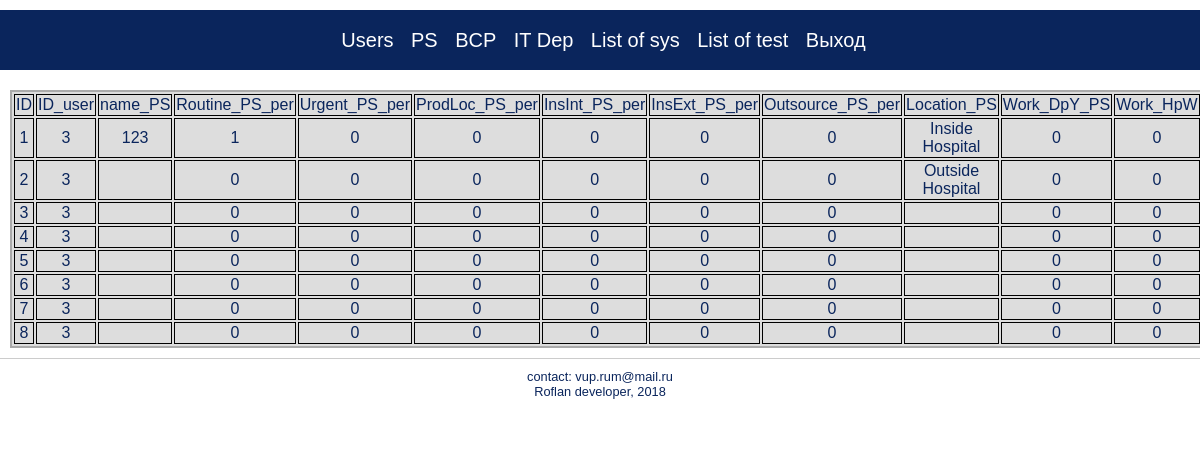
Page /admin.php?level=1 (signed in) on the committed database.
### tables this page shows
CREATE TABLE `PS` (
  `ID_PS` int(11) NOT NULL,
  `ID_user` int(11) NOT NULL,
  `name_PS` text NOT NULL,
  `Routine_PS_per` int(11) NOT NULL,
  `Urgent_PS_per` int(11) NOT NULL,
  `ProdLoc_PS_per` int(11) NOT NULL,
  `InsInt_PS_per` int(11) NOT NULL,
  `InsExt_PS_per` int(11) NOT NULL,
  `Outsource_PS_per` int(11) NOT NULL,
  `Location_PS` varchar(20) NOT NULL,
  `Work_DpY_PS` int(11) NOT NULL,
  `Work_HpW` int(11) NOT NULL,
  `Num_req_av_PS` int(11) NOT NULL,
  `Num_tes_av_PS` int(11) NOT NULL,
  `Num_primetubes_av_PS` int(11) NOT NULL,
  `Space_PS` int(11) NOT NULL,
  `Automation_PS` varchar(6) NOT NULL,
  `tt_num_tech_p_shift_max_PS` int(11) NOT NULL,
  `tt_tech_work_hour_per_week_PS` int(11) NOT NULL,
  `tt_num_val_bios_max_per_shift_PS` int(11) NOT NULL,
  `tt_val_bios_work_hour_per_week_PS` int(11) NOT NULL,
  `tech_valid_result_PS` varchar(15) NOT NULL,
  `sup_chemistry_PS` text NOT NULL,
  `sup_spec_chemistry_PS` text NOT NULL,
  `sup_immuno_PS` text NOT NULL,
  `sup_spec_immuno_PS` text NOT NULL,
  `sup_hema_PS` text NOT NULL,
  `sup_coag_PS` text NOT NULL,
  `sup_serology_PS` text NOT NULL,
  `cpr_chemistry_PS` varchar(20) NOT NULL,
  `cpr_spec_chemistry_PS` varchar(20) NOT NULL,
  `cpr_immuno_PS` varchar(20) NOT NULL,
  `cpr_spec_immuno_PS` varchar(20) NOT NULL,
  `cpr_hema_PS` varchar(20) NOT NULL,
  `cpr_coag_PS` varchar(20) NOT NULL,
  `cpr_serology_PS` varchar(20) NOT NULL,
  `an_name_chemistry_PS` text NOT NULL,
  `an_name_spec_chemistry_PS` text NOT NULL,
  `an_name_immuno_PS` text NOT NULL,
  `an_name_spec_immuno_PS` text NOT NULL,
  `an_name_hema_PS` text NOT NULL,
  `an_name_coag_PS` text NOT NULL,
  `an_name_serology_PS` text NOT NULL,
  `an_num_chemistry_PS` int(11) NOT NULL,
  `an_num_spec_chemistry_PS` int(11) NOT NULL,
  `an_num_immuno_PS` int(11) NOT NULL,
  `an_num_spec_immuno_PS` int(11) NOT NULL,
  `an_num_hema_PS` int(11) NOT NULL,
  `an_num_coag_PS` int(11) NOT NULL,
  `an_num_serology_PS` int(11) NOT NULL,
  `osd_name_microbiology_PS` text NOT NULL,
  `osd_name_molecul_meth_PS` text NOT NULL,
  `osd_name_hist_cit_PS` text NOT NULL,
  `osd_name_other_PS` text NOT NULL,
  `osd_num_microbiology_PS` int(11) NOT NULL,
  `osd_num_mol_meth_PS` int(11) NOT NULL,
  `osd_num_hist_cit_PS` int(11) NOT NULL,
  `osd_num_other_PS` int(11) NOT NULL,
  `ss_hospitals_PS` varchar(3) NOT NULL,
  `ss_private_clinics_PS` varchar(3) NOT NULL,
  `ss_spec_off_PS` varchar(3) NOT NULL,
  `ss_home_visits_PS` varchar(3) NOT NULL,
  `ss_pharm_PS` varchar(3) NOT NULL,
  `ss_ext_nur_PS` varchar(3) NOT NULL,
  `ss_other_PS` text NOT NULL
);

### admin.php (the view, shortened to what this page needs)
<!DOCTYPE html>
<html>
    <head>
        <link href="a_style.css" rel="stylesheet">
    </head>
    <body>
		<?php require_once 'connect.php';
		mysqli_query($link, "SET NAMES utf8");
		mysqli_query($link, "SET CHARACTER utf8");
		mysqli_query($link, "SET character_set_client = utf8");
		mysqli_query($link, "SET character_set_connection = utf8");
		mysqli_query($link, "SET character_set_results = utf8");
			?>
        <div id="header">
			<nav>
			    <ul>
			        <li><a href="admin.php?level=0">Users</a></li>
                    <li><a href="admin.php?level=1">PS</a></li>
                    <li><a href="admin.php?level=2">BCP</a></li>
                    <li><a href="admin.php?level=3">IT Dep</a></li>
					<li><a href="admin.php?level=4">List of sys</a></li>
                    <li><a href="admin.php?level=5">List of test</a></li>
                    <li><a href="logout.php" >Выход</a></li>
			    </ul>
			</nav>
        </div>
        <div class="wrapper">
            <div id="article">
                <?php
				if ($_GET['level']==1)
				{
						$query ="SELECT `COLUMN_NAME` FROM `INFORMATION_SCHEMA`.`COLUMNS` WHERE `TABLE_NAME`='PS';";
						$result = mysqli_query($link, $query) or die("Ошибка " . mysqli_error($link));
						$PS_find ="SELECT * FROM `PS`";
						$result1 = mysqli_query($link, $PS_find) or die("Ошибка " . mysqli_error($link));
						if($result)
						{
							$rows = mysqli_num_rows($result);
							$rows1 = mysqli_num_rows($result1);
							echo "<table><tbody>";
							echo "<tr><td>ID</td>";
							for ($i = 0 ; $i < $rows-1; $i++)
							{
								$row = mysqli_fetch_row($result);
								echo "<td>$row[0]</td>";
							}
							echo "</tr>";
							for ($i = 0 ; $i < $rows1 ; ++$i)
							{
								$row1 = mysqli_fetch_row($result1);
								echo "<tr>";
									for ($j = 0 ; $j < $rows; ++$j) echo  "<td>$row1[$j]</td>";
								echo "</tr>";
							}
							echo "</tbody></table>";
						}
				}
				?>
			</div>
		</div>
        <div id="footer">
            <p>contact: vup.rum@mail.ru</p>
            <p>Roflan developer, 2018</p>
        </div>
    </body>
</html>

### a_style.css (style rules this page uses)
* { box-sizing: border-box; }
html, body, div, span, h1, h2, h3, h4, h5, h6, p, a, ul, li { margin: 0; padding: 0; border: 0; font-size: 100%; vertical-align: baseline; }
body { font-family: Arial, Verdana, sans-serif; background-color: #FFF; color: #0a255c; }
table { background-color: #aaa; }
tbody { background-color: #ddd; height: auto; overflow: auto; width: 1200px; }
td { padding: auto; width:auto; border: 1px solid black; }
thead > tr, tbody { display:block; }
#header { background-color: #0a255c; }
#article { padding: 10px; text-align: center; min-height:170px; }
#article table { text-align: center; margin: 0 auto; }
#footer { border-top: 1px solid #ccc; font-size: .8em; text-align: center; padding: 10px 10px 30px 10px; }
#footer p { max-width: 1200px; margin: 0 auto; }
#footer { min-width: 768px; }
nav { margin: 10px 0; background-color: #0a255c; text-align: center; }
nav ul { padding:0; margin:0; list-style: none; position: relative; }
nav ul li { margin: 0px -7px 0 0; display:inline-block; background-color: #0a255c; }
nav a { display:block; padding:0 10px; color:#FFF; font-size:20px; line-height: 60px; text-decoration:none; }

### rows in the picture
ps: ID_PS "1", ID_user "3", name_PS "123", Routine_PS_per "1", Urgent_PS_per "0", ProdLoc_PS_per "0", InsInt_PS_per "0", InsExt_PS_per "0", Outsource_PS_per "0", Location_PS "Inside Hospital", Work_DpY_PS "0", Work_HpW "0"
ps: ID_PS "2", ID_user "3", Routine_PS_per "0", Urgent_PS_per "0", ProdLoc_PS_per "0", InsInt_PS_per "0", InsExt_PS_per "0", Outsource_PS_per "0", Location_PS "Outside Hospital", Work_DpY_PS "0", Work_HpW "0"
ps: ID_PS "3", ID_user "3", Routine_PS_per "0", Urgent_PS_per "0", ProdLoc_PS_per "0", InsInt_PS_per "0", InsExt_PS_per "0", Outsource_PS_per "0", Work_DpY_PS "0", Work_HpW "0"
ps: ID_PS "4", ID_user "3", Routine_PS_per "0", Urgent_PS_per "0", ProdLoc_PS_per "0", InsInt_PS_per "0", InsExt_PS_per "0", Outsource_PS_per "0", Work_DpY_PS "0", Work_HpW "0"
ps: ID_PS "5", ID_user "3", Routine_PS_per "0", Urgent_PS_per "0", ProdLoc_PS_per "0", InsInt_PS_per "0", InsExt_PS_per "0", Outsource_PS_per "0", Work_DpY_PS "0", Work_HpW "0"
ps: ID_PS "6", ID_user "3", Routine_PS_per "0", Urgent_PS_per "0", ProdLoc_PS_per "0", InsInt_PS_per "0", InsExt_PS_per "0", Outsource_PS_per "0", Work_DpY_PS "0", Work_HpW "0"
ps: ID_PS "7", ID_user "3", Routine_PS_per "0", Urgent_PS_per "0", ProdLoc_PS_per "0", InsInt_PS_per "0", InsExt_PS_per "0", Outsource_PS_per "0", Work_DpY_PS "0", Work_HpW "0"
ps: ID_PS "8", ID_user "3", Routine_PS_per "0", Urgent_PS_per "0", ProdLoc_PS_per "0", InsInt_PS_per "0", InsExt_PS_per "0", Outsource_PS_per "0", Work_DpY_PS "0", Work_HpW "0"

### other values in the picture
$row[0] "ID_user"
$row[0] "name_PS"
$row[0] "Routine_PS_per"
$row[0] "Urgent_PS_per"
$row[0] "ProdLoc_PS_per"
$row[0] "InsInt_PS_per"
$row[0] "InsExt_PS_per"
$row[0] "Outsource_PS_per"
$row[0] "Location_PS"
$row[0] "Work_DpY_PS"
$row[0] "Work_HpW"
